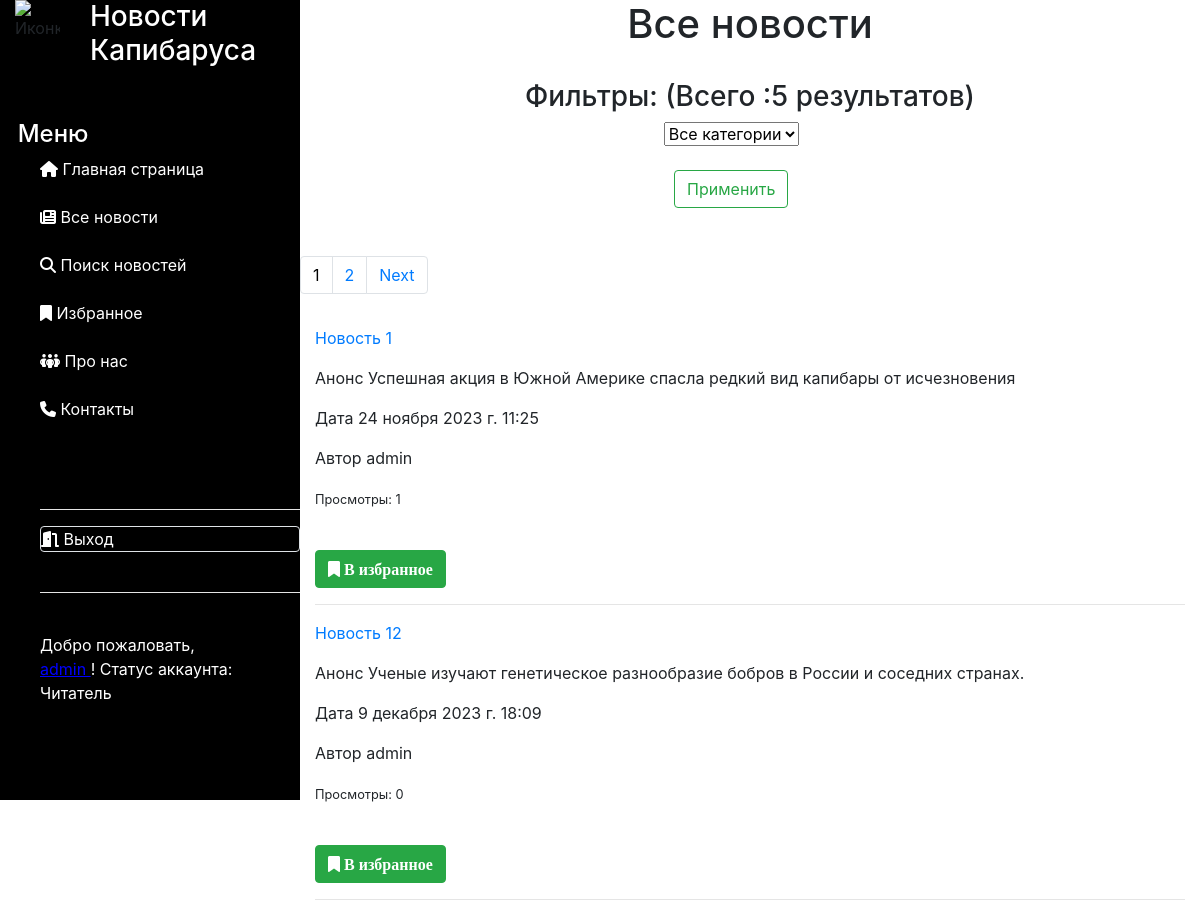
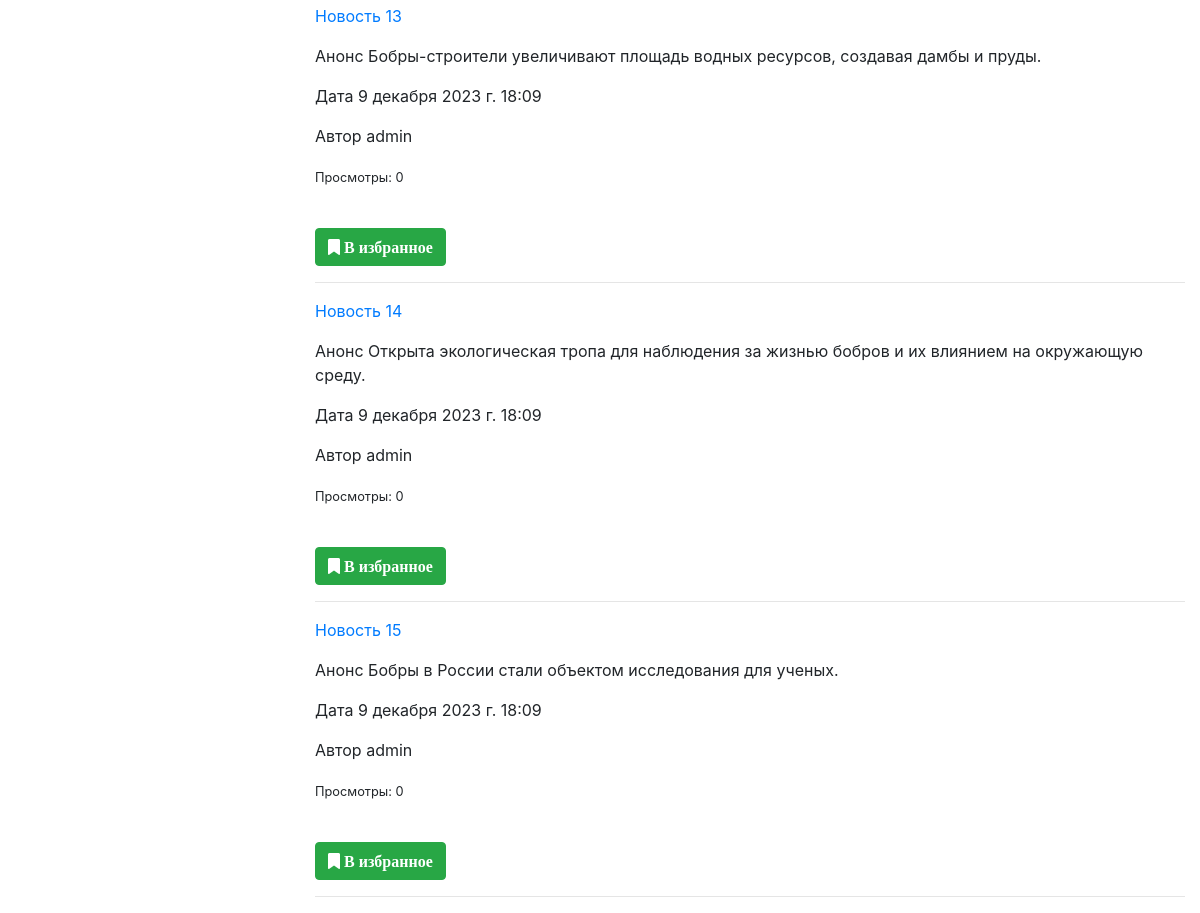
Before: /users/mynewslist (signed in) with the older database file (2 pictures, top to bottom).
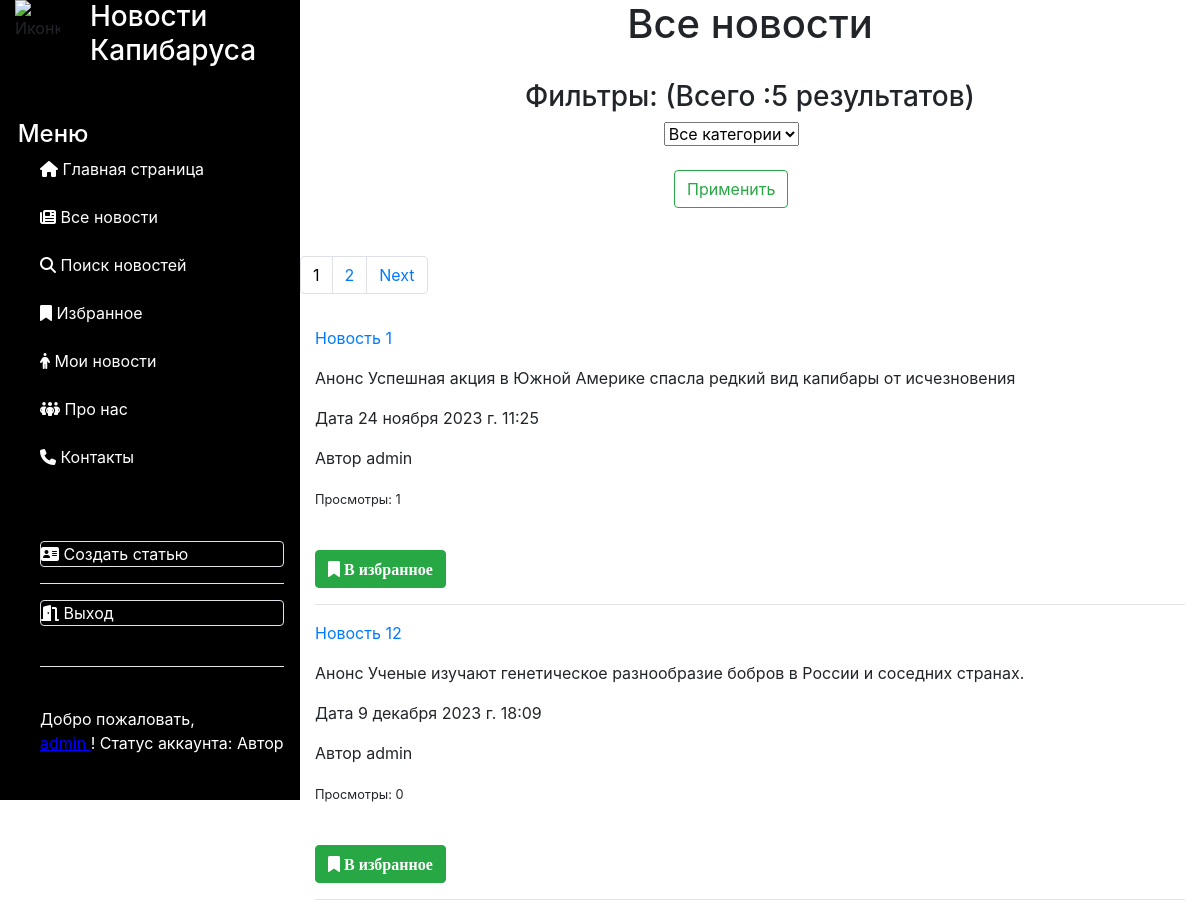
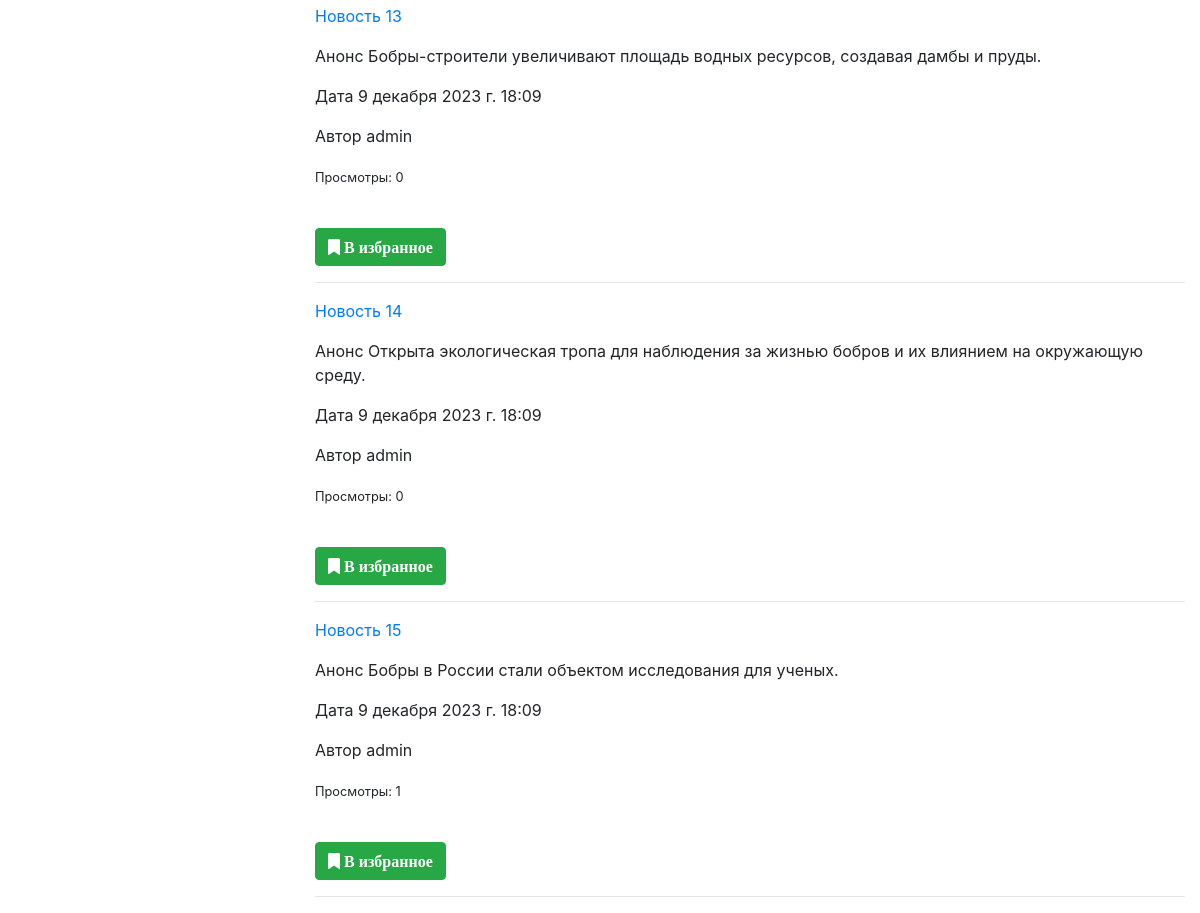
After: the same page with the newer database file (2 pictures, top to bottom).
### news/models.py (models this page shows, shortened)
class Article(models.Model):
    categories = (('E', 'Economics'),
                  ('S', 'Science'),
                  ('IT', 'IT'))
    author = models.ForeignKey(User, on_delete=models.SET_NULL, null=True)
    title = models.CharField('Название', max_length=50, default='')
    anouncement = models.TextField('Аннотация', max_length=250)
    text = models.TextField('Текст новости', validators=[MinLengthValidator(120)])
    date = models.DateTimeField('Дата публикации', auto_created=True, default=datetime.datetime.now())
    category = models.CharField(choices=categories, max_length=20, verbose_name='Категории')
    tags = models.ManyToManyField(to=Tag, blank=True)
    def get_absolute_url(self):
        return f'/news/{self.id}'
    def get_views(self):
        return self.views.count()
    class Meta:
        ordering = ['title', 'date']
        verbose_name = 'Новость'
        verbose_name_plural = 'Новости'

### users/views.py (the view)
# urls.py: path('mynewslist', views.my_news_list, name='my_news_list'),
@login_required
def my_news_list(request):
    categories = Article.categories  # создали перечень категорий
    news=Article.objects.filter(author=request.user.id)
    if request.method == "POST":
        selected_category = int(request.POST.get('category_filter'))
        request.session['selected_category'] = selected_category
        if selected_category != 0:  # фильтруем найденные по авторам результаты по категориям
            news = news.filter(category__icontains=categories[selected_category - 1][0])
    else:  # если страница открывется
        selected_category = request.session.get('selected_category')
        if selected_category != None and selected_category != 0:  # если не пустое - находим нужные ноновсти
            news = news.filter(category__icontains=categories[selected_category - 1][0])
    total = len(news)
    p = Paginator(news, 5)
    page_number = request.GET.get('page')
    page_obj = p.get_page(page_number)
    context = {'news': page_obj, 'total': total,
               'categories': categories, 'selected_category': selected_category}
    return render(request, 'users/my_news_list.html', context)

### users/templatetags/users_extras.py (called while the page is built)
@register.filter(name="has_group")
def has_group(user, group_name):
    return user.groups.filter(name=group_name).exists()

### users/templates/users/my_news_list.html (shortened to what this page needs)
{% extends 'main/SideBar.html' %}
{% load static %}
{% block content %}
<h1 class="text-center">Все новости</h1>
<br>
<div class="text-center">
    <label><h3> Фильтры: (Всего :{{ news|length }} результатов) </h3>
        <form method="post">
            <div class="form-group col-11">
                <select class="form-select" name="category_filter">
                    <option value="0">Все категории</option>
                </select>
                <br>
                <br>
                <input type="submit" class="btn btn-outline-success" value="Применить">
            </div>
        </form>
    </label>
</div>
<br>
{% if total > 1 %}
<div class="row">
    <nav aria-label="Page navigation example">
        <ul class="pagination">
            {% for p in news.paginator.page_range %}
            {% if news.number == p %}
            <li class="page-item"><p class="page-link" style="color:black;"> {{ p }}</p></li>
            {% else %}
            <li class="page-item"><a class="page-link" href="?page={{ p }}"> {{ p }}</a></li>
            {% endif %}
            {% endfor %}
            {% if news.has_next %}
            <li class="page-item"><a class="page-link" href="?page={{ news.next_page_number }}">Next</a></li>
            {% endif %}
        </ul>
    </nav>
</div>
{% endif %}
{% for n in news %}
<div>
    <p><a href="{{n.get_absolute_url}}">{{ n.title }} </a></p>
    <p> Анонс {{ n.anouncement }}</p>
    <p> Дата {{ n.date }}</p>
    <p> Автор {{ n.author.username }}</p>
    <p><small>Просмотры: {{ n.get_views }}</small></p>
    <br>
    <a class="btn btn-success" href="{% url 'favorites' n.pk %}"><i class="fa fa-bookmark"> В избранное</i></a>
    <br>
    <hr>
</div>
{% endfor %}
{% endblock content %}

### main/templates/main/SideBar.html (shortened to what the changed rows need)
<!DOCTYPE html>
{% load static %}
{% load users_extras %}
<html lang="ru">
<head>
    <link rel="stylesheet" href="https://cdn.jsdelivr.net/npm/bootstrap@4.4.1/dist/css/bootstrap.min.css"
>
    <link rel="stylesheet" href="{% static 'main/css/style.css' %}">
</head>
<body>
<div class="container-fluid">
    <div class="row">
        <div class="col-lg-3 col-md-4 col-sm-4" id="SideBar">
            <div class="row">
                {% if request.user.is_anonymous %}
                <ul class="main_list">
                    <li style="color:#FFFFFF"><i class="fa-solid fa-house"></i><a
                            href="{% url 'home' %}"
                            style="color:#FFFFFF">
                        Главная страница </a></li>
                    <br>
                    <li style="color:#FFFFFF"><i class="fa-solid fa-newspaper"></i><a
                            href="{% url 'news_list' %}"
                            style="color:#FFFFFF">
                        Все новости </a></li>
                    <br>
                    <li style="color:#FFFFFF"><i class="fa-solid fa-magnifying-glass"></i><a
                            href="{% url 'news_search' %}"
                            style="color:#FFFFFF">
                        Поиск новостей </a></li>
                    <br>
                    <li style="color:#FFFFFF"><i class="fa-solid fa-people-group"></i><a
                            href="{% url 'about' %}"
                            style="color:#FFFFFF">
                        Про нас </a></li>
                    <br>
                    <li style="color:#FFFFFF"><i class="fa-solid fa-phone"></i><a
                            href="{% url 'contacts' %}"
                            style="color:#FFFFFF">
                        Контакты </a></li>
                    <br>
                    <br>
                    <br>
                    <hr style="background-color: white">
                    <li style="color:#FFFFFF" class="rounded border"><i class="fa-solid fa-door-open"></i><a
                            href="{% url 'login' %}"
                            style="color:#FFFFFF"
                    >
                        Войти </a></li>
                    <br>
                    <li style="color:#FFFFFF" class="rounded border"><i class="fa-solid fa-address-card"></i><a
                            href="{% url 'registration' %}"
                            style="color:#FFFFFF"
                    >
                        Регистрация </a></li>
                    <hr style="background-color: white">
                    <br>
                </ul>
                {% elif request.user|has_group:"Authors" %}
                <ul class="main_list">
                    <li style="color:#FFFFFF"><i class="fa-solid fa-house"></i><a
                            href="{% url 'home' %}"
                            style="color:#FFFFFF">
                        Главная страница </a></li>
                    <br>
                    <li style="color:#FFFFFF"><i class="fa-solid fa-newspaper"></i><a
                            href="{% url 'news_list' %}"
                            style="color:#FFFFFF">
                        Все новости </a></li>
                    <br>
                    <li style="color:#FFFFFF"><i class="fa-solid fa-magnifying-glass"></i><a
                            href="{% url 'news_search' %}"
                            style="color:#FFFFFF">
                        Поиск новостей </a></li>
                    <br>
                    <li style="color:#FFFFFF"><i class="fa-solid fa-bookmark"></i><a
                            href="{% url 'my_favorits' %}"
                            style="color:#FFFFFF">
                        Избранное </a></li>
                    <br>
                    <li style="color:#FFFFFF"><i class="fa-solid fa-person"></i><a
                            href="{% url 'my_news_list' %}"
                            style="color:#FFFFFF">
                        Мои новости </a></li>
                    <br>
                    <li style="color:#FFFFFF"><i class="fa-solid fa-people-group"></i><a
                            href="{% url 'about' %}"
                            style="color:#FFFFFF">
                        Про нас </a></li>
                    <br>
                    <li style="color:#FFFFFF"><i class="fa-solid fa-phone"></i><a
                            href="{% url 'contacts' %}"
                            style="color:#FFFFFF">
                        Контакты </a></li>
                    <br>
                    <br>
                    <br>
                    <li style="color:#FFFFFF" class="rounded border"><i class="fa-solid fa-address-card"></i><a
                            href="{% url 'create_article' %}"
                            style="color:#FFFFFF"
                    >
                        Создать статью </a></li>
                    <hr style="background-color: white">
                    <li style="color:#FFFFFF" class="rounded border"><i class="fa-solid fa-door-open"></i><a
                            href="{% url 'logout' %}"
                            style="color:#FFFFFF"
                    >
                        Выход </a></li>
                    <br>
                    <hr style="background-color: white">
                    <br>
                    <li style="color:#FFFFFF">
                        Добро пожаловать,
                        <p><a href="{% url 'profile' %}" class="podcherk">
                            {{ request.user }} </a>! Статус аккаунта: Автор </p>
                    </li>
                </ul>
                {% else %}
                <ul class="main_list">
                    <li style="color:#FFFFFF"><i class="fa-solid fa-house"></i><a
                            href="{% url 'home' %}"
                            style="color:#FFFFFF">
                        Главная страница </a></li>
                    <br>
                    <li style="color:#FFFFFF"><i class="fa-solid fa-newspaper"></i><a
                            href="{% url 'news_list' %}"
                            style="color:#FFFFFF">
                        Все новости </a></li>
                    <br>
                    <li style="color:#FFFFFF"><i class="fa-solid fa-magnifying-glass"></i><a
                            href="{% url 'news_search' %}"
                            style="color:#FFFFFF">
                        Поиск новостей </a></li>
                    <br>
                    <li style="color:#FFFFFF"><i class="fa-solid fa-bookmark"></i><a
                            href="{% url 'my_favorits' %}"
                            style="color:#FFFFFF">
                        Избранное </a></li>
                    <br>
                    <li style="color:#FFFFFF"><i class="fa-solid fa-people-group"></i><a
                            href="{% url 'about' %}"
                            style="color:#FFFFFF">
                        Про нас </a></li>
                    <br>
                    <li style="color:#FFFFFF"><i class="fa-solid fa-phone"></i><a
                            href="{% url 'contacts' %}"
                            style="color:#FFFFFF">
                        Контакты </a></li>
                    <br>
                    <br>
                    <br>
                    <hr style="background-color: white">
                    <li style="color:#FFFFFF" class="rounded border"><i class="fa-solid fa-door-open"></i><a
                            href="{% url 'logout' %}"
                            style="color:#FFFFFF"
                    >
                        Выход </a></li>
                    <br>
                    <hr style="background-color: white">
                    <br>
                    <li style="color:#FFFFFF">
                        Добро пожаловать,
                        <p><a href="{% url 'profile' %}" class="podcherk">
                            {{ request.user }} </a>! Статус аккаунта: Читатель </p>
                    </li>
                </ul>
                {% endif %}
            </div>
        </div>
        <div class="col-lg-9 col-md-8 col-sm-8" id="Content">
            {% block content %}
            {% endblock content %}
        </div>
    </div>
</div>
</body>
</html>

Changed rows visible on the page:
changed Article "Новость 15": get_views "0" → "1"
Other visible differences:
{{ request.user }}: (not shown) → "admin"
{{ request.user }}: "admin" → (not shown)
text no longer shown: "! Статус аккаунта: Читатель"
text now shown: "Мои новости Создать статью ! Статус аккаунта: Автор"
